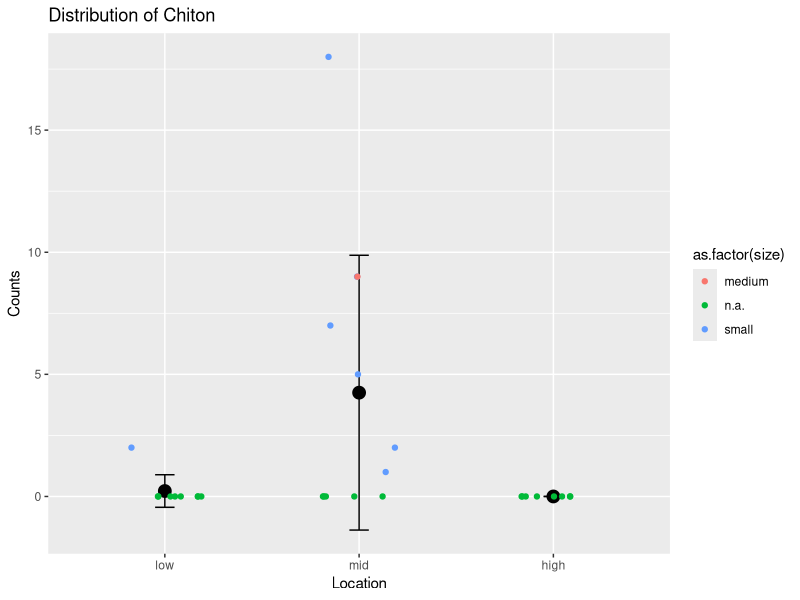

This figure's R source:
## ---- chunk 1
library(tidyverse)
library(readxl)
## ---- chunk 2
sample_intertidal_data <- read_excel("BIO54_154 Beach Data.xlsx")
# view(sample_intertidal_data)
head(sample_intertidal_data)
## ---- chunk 3
library(ggplot2)

### Just a scatter plot:
# sample_intertidal_data %>%
#   ggplot(mapping = aes(x = location, y = count, color = as.factor(size))) +
#   geom_jitter() +
#   labs(x = "Location", y = "Counts", title = "Distribution of Chiton")

### with stats ssummary
library(dplyr)

# Calculate the mean and standard deviation for each location
mean_sd_data <- sample_intertidal_data %>%
  group_by(location) %>%
  summarise(mean = mean(count),
            sd = sd(count))

# Create the plot
ggplot(mean_sd_data, aes(x = location, y = mean)) +
  geom_point(data = mean_sd_data, size = 4) +
  geom_errorbar(aes(ymin = mean - sd, ymax = mean + sd), width = 0.1, position = position_dodge(0.5)) +
  geom_point(data = sample_intertidal_data, aes(x = location, y = count, color = as.factor(size)), size = 1.5, position = position_jitter(width = 0.2, height = 0)) +
  labs(x = "Location", y = "Counts", title = "Distribution of Chiton") +
  scale_x_discrete(limits = c("low", "mid", "high"))
